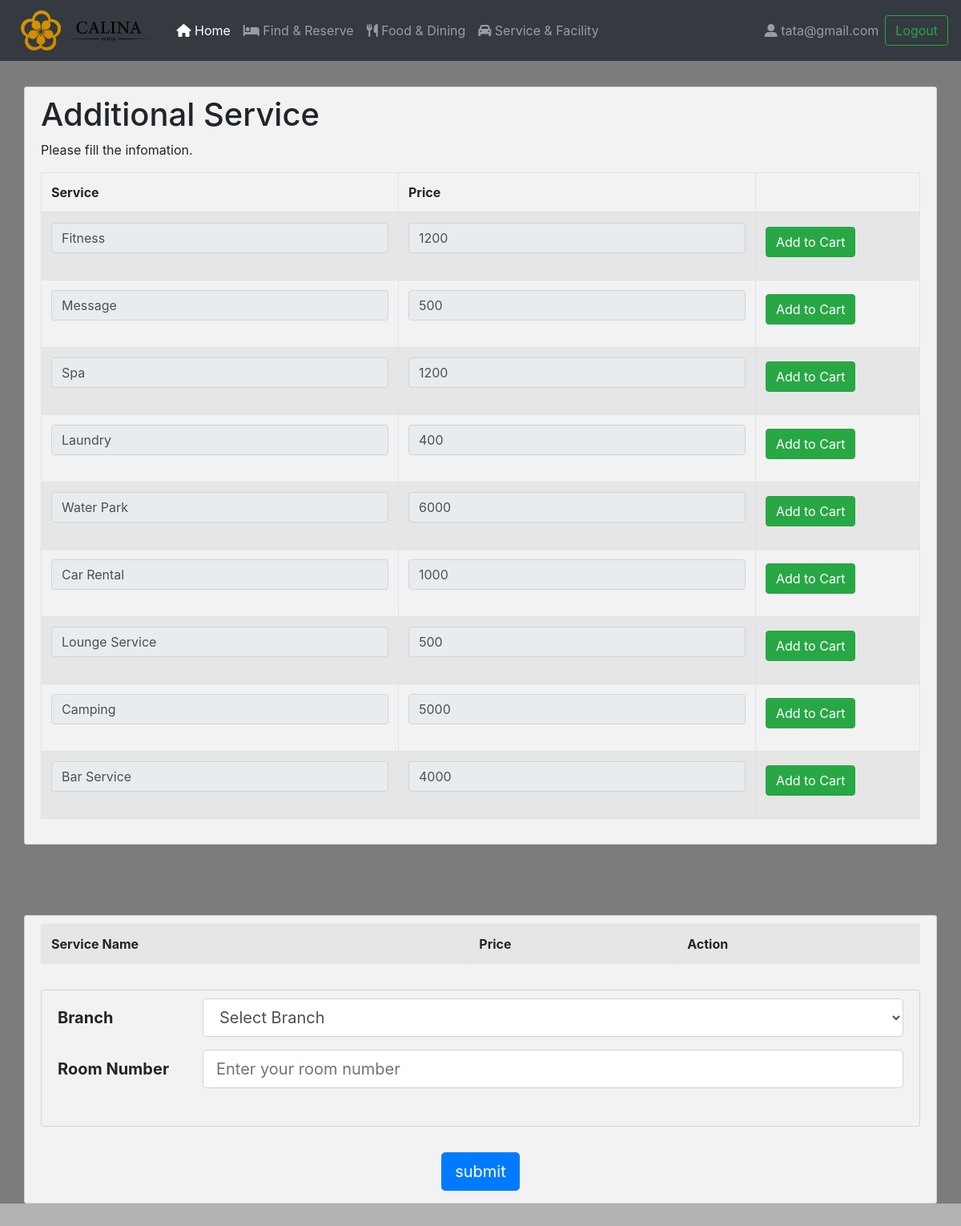
Page /service.php (signed in) on the committed database.
### tables this page shows
CREATE TABLE `AdditionalService` (
  `serviceID` varchar(6) NOT NULL,
  `serviceName` varchar(50) NOT NULL,
  `staffID` varchar(5) NOT NULL,
  `price` float NOT NULL
);

### service.php (the view, shortened to what this page needs)
<?php
require_once "config.php";
?>
<!Doctype html>
<html>
<head>
    <link rel="stylesheet" href="https://cdnjs.cloudflare.com/ajax/libs/font-awesome/4.7.0/css/font-awesome.min.css">
    <link rel="stylesheet" href="https://stackpath.bootstrapcdn.com/bootstrap/4.4.1/css/bootstrap.min.css">
    <link rel="stylesheet" href="//code.jquery.com/ui/1.12.1/themes/base/jquery-ui.css">
    <link rel="stylesheet" type="text/css" href="food.css">
    <?php
    $query = "SELECT * FROM AdditionalService";
    $result = mysqli_query($conn, $query);
    ?>
</head>
<body>
    <nav class="navbar navbar-expand-sm bg-dark navbar-dark">
        <a href="index.php" class="navbar-brand"><img src="Logo/Calina_Logo-tiny.png" alt="logo"></a>
        <div class="collapse navbar-collapse" id="navbarCollapse">
            <div class="navbar-nav">
                <a href="index.php" class="nav-item nav-link active"><i class="fa fa-home"></i> Home</a>
                <a href="roomSelectPage.php" class="nav-item nav-link"><i class="fa fa-bed"></i> Find & Reserve</a>
                <a href="food.php" class="nav-item nav-link"><i class="fa fa-cutlery"></i> Food & Dining</a>
                <a href="service&facility.php" class="nav-item nav-link" tabindex="-1"><i class="fa fa-car"></i> Service & Facility</a>
            </div>
            <div class="navbar-nav ml-auto">
                <?php if (isset($_SESSION['email']) != NULL) : ?>
                    <a class="nav-item nav-link"> <i class="fas fa-user-alt"> </i> <?php echo $_SESSION['email']; ?> </a>
                    <form class="form-inline" action="logout.php" method="POST">
                        <button class="btn btn-outline-success my-2 my-sm-0" type="submit" name="logout">Logout</button>
                    </form>
                <?php endif ?>
            </div>
        </div>
    </nav>
    <div class="container">
        <h1>Additional Service</h1>
        <p>Please fill the infomation.</p>
        <table id="myTable" class="table table-bordered table-striped">
            <thead>
                <tr>
                    <th>Service</th>
                    <th>Price</th>
                    <th></th>
                </tr>
            </thead>
            <?php if (mysqli_num_rows($result) > 0) : ?>
                <?php while ($row = mysqli_fetch_array($result)) : ?>
                    <form method="post" action="service.php?action=add&id=<?php echo $row["serviceID"]; ?>">
                        <tr>
                            <td>
                                <div class="form-group">
                                    <?php echo '<input type=text id="serviceName" name="serviceName" class="form-control" readonly value="' . $row['serviceName'] . '">' ?>
                                </div>
                            </td>
                            <td>
                                <div class="form-group">
                                    <?php echo '<input type=number id="unitPrice" name="price" class="form-control" readonly value="' . $row['price'] . '">' ?>
                                </div>
                            </td>
                            <td>
                                <div class="form-group">
                                    <input type="submit" name="add_to_cart" style="margin-top:5px;" class="btn btn-success" value="Add to Cart" />
                                </div>
                            </td>
                        </tr>
                    </form>
                <?php endwhile; ?>
            <?php endif; ?>
        </table>
    </div>
    <p><br /></p>
    <div class="container">
        <form method="POST" action="service_action.php" name="order">
            <table class="table table-bordered table-striped">
                <thread>
                    <th>Service Name</th>
                    <th>Price</th>
                    <th>Action</th>
                </thread>
            </table>
            <div class="container">
                <div class="form-group row">
                    <label for="Branch" class="col-sm-2 col-form-label col-form-label-lg"><b>Branch</b></label>
                    <div class="col-sm-10">
                        <select class="form-control form-control-lg" name="Branch" id="branch" required>
                            <option value="">Select Branch</option>
                        </select>
                    </div>
                </div>
                <div class="form-group row">
                    <label for="Branch" class="col-sm-2 col-form-label col-form-label-lg"><b>Room Number</b></label>
                    <div class="col-sm-10">
                        <p><input type="text" name="roomID" placeholder="Enter your room number" class="form-control form-control-lg mb-2" required></p>
                    </div>
                </div>
            </div>
            <input type="submit" name="sumbit" style="margin-top:5px; " align="center" class="btn btn-lg btn-primary mx-auto d-block" value="submit" />
        </form>
    </div>
</body>
</html>

### food.css (style rules this page uses)
body { min-height:100%; background:url(./picHotelRoom/pic4.jpg); background-size:cover; box-shadow:inset 0 0 0 2000px rgba(0, 0, 0, 0.3); }
html { min-height:100%; background:url(./picHotelRoom/pic4.jpg); background-size:cover; box-shadow:inset 0 0 0 2000px rgba(0, 0, 0, 0.3); }
.container { background-color: #f2f2f2; margin-top: 2em; margin-bottom: 2em; padding: 10px 20px 15px 20px; border: 1px solid rgb(211, 211, 211); border-radius: 3px; }
.navbar-brand img { height: 50px; padding-right: 10px; padding-left: 10px; }

### rows in the picture
additionalservice: serviceName "Fitness", price "1200"
additionalservice: serviceName "Message", price "500"
additionalservice: serviceName "Spa", price "1200"
additionalservice: serviceName "Laundry", price "400"
additionalservice: serviceName "Water Park", price "6000"
additionalservice: serviceName "Car Rental", price "1000"
additionalservice: serviceName "Lounge Service", price "500"
additionalservice: serviceName "Camping", price "5000"
additionalservice: serviceName "Bar Service", price "4000"

### other values in the picture
$_SESSION['email'] "tata@gmail.com"
